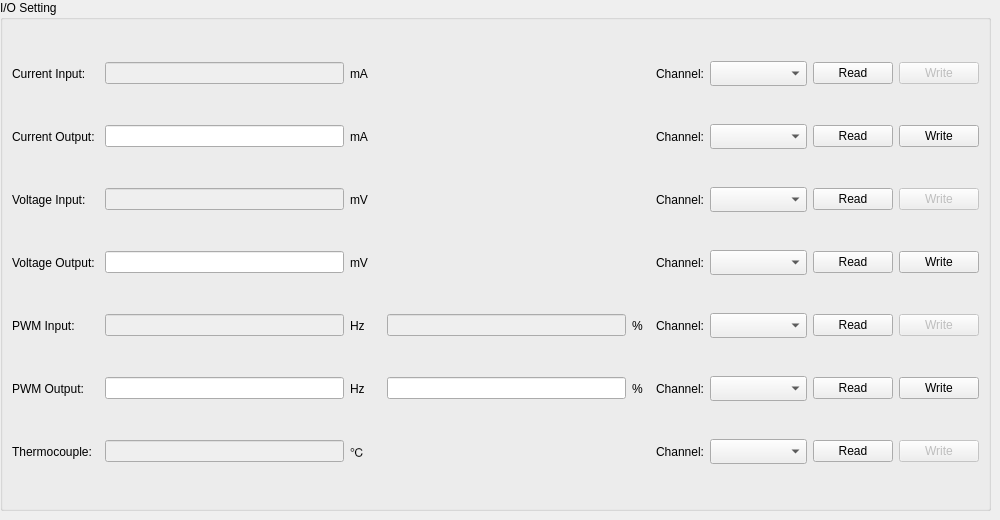
    <widget class="QWidget" name="IO">
     <attribute name="title">
      <string>I/O</string>
     </attribute>
     <widget class="QGroupBox" name="groupBox">
      <property name="geometry">
       <rect>
        <x>0</x>
        <y>0</y>
        <width>991</width>
        <height>511</height>
       </rect>
      </property>
      <property name="sizePolicy">
       <sizepolicy hsizetype="Preferred" vsizetype="Preferred">
        <horstretch>0</horstretch>
        <verstretch>0</verstretch>
       </sizepolicy>
      </property>
      <property name="title">
       <string>I/O Setting</string>
      </property>
      <layout class="QGridLayout" name="gridLayout_2">
       <item row="3" column="1">
        <widget class="QLineEdit" name="voltageOutputLineEdit">
         <property name="enabled">
          <bool>true</bool>
         </property>
        </widget>
       </item>
       <item row="2" column="1">
        <widget class="QLineEdit" name="voltageInputLineEdit">
         <property name="enabled">
          <bool>false</bool>
         </property>
        </widget>
       </item>
       <item row="0" column="2" colspan="2">
        <widget class="QLabel" name="label_38">
         <property name="text">
          <string>mA  </string>
         </property>
        </widget>
       </item>
       <item row="2" column="2">
        <widget class="QLabel" name="label_39">
         <property name="text">
          <string>mV  </string>
         </property>
        </widget>
       </item>
       <item row="6" column="1">
        <widget class="QLineEdit" name="PWMOutputlineEdit">
         <property name="enabled">
          <bool>true</bool>
         </property>
        </widget>
       </item>
       <item row="1" column="2">
        <widget class="QLabel" name="label_42">
         <property name="text">
          <string>mA  </string>
         </property>
        </widget>
       </item>
       <item row="6" column="2">
        <widget class="QLabel" name="label_46">
         <property name="text">
          <string>Hz</string>
         </property>
        </widget>
       </item>
       <item row="1" column="1">
        <widget class="QLineEdit" name="currentOutputLineEdit">
         <property name="enabled">
          <bool>true</bool>
         </property>
        </widget>
       </item>
       <item row="0" column="9">
        <widget class="QPushButton" name="pushButton">
         <property name="enabled">
          <bool>false</bool>
         </property>
         <property name="text">
          <string>Write</string>
         </property>
        </widget>
       </item>
       <item row="6" column="9">
        <widget class="QPushButton" name="PWMOutputPushButton">
         <property name="text">
          <string>Write</string>
         </property>
        </widget>
       </item>
       <item row="3" column="9">
        <widget class="QPushButton" name="voltageOutputPushButton">
         <property name="text">
          <string>Write</string>
         </property>
        </widget>
       </item>
       <item row="2" column="9">
        <widget class="QPushButton" name="pushButton_2">
         <property name="enabled">
          <bool>false</bool>
         </property>
         <property name="text">
          <string>Write</string>
         </property>
        </widget>
       </item>
       <item row="1" column="8">
        <widget class="QPushButton" name="currentOutputReadPushButton">
         <property name="text">
          <string>Read</string>
         </property>
        </widget>
       </item>
       <item row="6" column="8">
        <widget class="QPushButton" name="PwmOutputReadPushButton">
         <property name="text">
          <string>Read</string>
         </property>
        </widget>
       </item>
       <item row="1" column="9">
        <widget class="QPushButton" name="currentOutputPushButton">
         <property name="text">
          <string>Write</string>
         </property>
        </widget>
       </item>
       <item row="3" column="2">
        <widget class="QLabel" name="label_43">
         <property name="text">
          <string>mV  </string>
         </property>
        </widget>
       </item>
       <item row="5" column="2">
        <widget class="QLabel" name="label_44">
         <property name="text">
          <string>Hz</string>
         </property>
        </widget>
       </item>
       <item row="5" column="1">
        <widget class="QLineEdit" name="PWMInputlineEdit">
         <property name="enabled">
          <bool>false</bool>
         </property>
        </widget>
       </item>
       <item row="2" column="7">
        <widget class="QComboBox" name="voltageInputComboBox">
         <property name="minimumSize">
          <size>
           <width>97</width>
           <height>25</height>
          </size>
         </property>
         <property name="maximumSize">
          <size>
           <width>97</width>
           <height>25</height>
          </size>
         </property>
        </widget>
       </item>
       <item row="7" column="1">
        <widget class="QLineEdit" name="thermocopuleLineEdit">
         <property name="enabled">
          <bool>false</bool>
         </property>
        </widget>
       </item>
       <item row="0" column="8">
        <widget class="QPushButton" name="currentInputPushButton">
         <property name="text">
          <string>Read</string>
         </property>
        </widget>
       </item>
       <item row="2" column="8">
        <widget class="QPushButton" name="voltageInputPushButton">
         <property name="text">
          <string>Read</string>
         </property>
        </widget>
       </item>
       <item row="2" column="6">
        <widget class="QLabel" name="label_26">
         <property name="text">
          <string>Channel:</string>
         </property>
        </widget>
       </item>
       <item row="0" column="7">
        <widget class="QComboBox" name="currentInputComboBox">
         <property name="sizePolicy">
          <sizepolicy hsizetype="Fixed" vsizetype="Fixed">
           <horstretch>0</horstretch>
           <verstretch>0</verstretch>
          </sizepolicy>
         </property>
         <property name="minimumSize">
          <size>
           <width>97</width>
           <height>25</height>
          </size>
         </property>
         <property name="maximumSize">
          <size>
           <width>97</width>
           <height>25</height>
          </size>
         </property>
        </widget>
       </item>
       <item row="1" column="6">
        <widget class="QLabel" name="label_33">
         <property name="text">
          <string>Channel:</string>
         </property>
        </widget>
       </item>
       <item row="1" column="7">
        <widget class="QComboBox" name="currentOutputComboBox">
         <property name="sizePolicy">
          <sizepolicy hsizetype="Fixed" vsizetype="Fixed">
           <horstretch>0</horstretch>
           <verstretch>0</verstretch>
          </sizepolicy>
         </property>
         <property name="minimumSize">
          <size>
           <width>97</width>
           <height>25</height>
          </size>
         </property>
         <property name="maximumSize">
          <size>
           <width>97</width>
           <height>25</height>
          </size>
         </property>
        </widget>
       </item>
       <item row="1" column="0">
        <widget class="QLabel" name="label_32">
         <property name="text">
          <string>Current Output:</string>
         </property>
        </widget>
       </item>
       <item row="2" column="0">
        <widget class="QLabel" name="label_25">
         <property name="text">
          <string>Voltage Input: </string>
         </property>
        </widget>
       </item>
       <item row="0" column="6">
        <widget class="QLabel" name="label_24">
         <property name="text">
          <string>Channel:</string>
         </property>
        </widget>
       </item>
       <item row="0" column="1">
        <widget class="QLineEdit" name="currentInputLineEdit">
         <property name="enabled">
          <bool>false</bool>
         </property>
        </widget>
       </item>
       <item row="0" column="0">
        <widget class="QLabel" name="label_23">
         <property name="text">
          <string>Current Input: </string>
         </property>
        </widget>
       </item>
       <item row="5" column="4">
        <widget class="QLineEdit" name="PWMInputlineEdit2">
         <property name="enabled">
          <bool>false</bool>
         </property>
        </widget>
       </item>
       <item row="5" column="5">
        <widget class="QLabel" name="label_40">
         <property name="text">
          <string>%  </string>
         </property>
        </widget>
       </item>
       <item row="5" column="0">
        <widget class="QLabel" name="label_28">
         <property name="text">
          <string>PWM Input:     </string>
         </property>
        </widget>
       </item>
       <item row="6" column="0">
        <widget class="QLabel" name="label_36">
         <property name="text">
          <string>PWM Output:    </string>
         </property>
        </widget>
       </item>
       <item row="5" column="8">
        <widget class="QPushButton" name="PWMInputPushButton">
         <property name="text">
          <string>Read</string>
         </property>
        </widget>
       </item>
       <item row="5" column="6">
        <widget class="QLabel" name="label_29">
         <property name="text">
          <string>Channel:</string>
         </property>
        </widget>
       </item>
       <item row="3" column="0">
        <widget class="QLabel" name="label_34">
         <property name="text">
          <string>Voltage Output:</string>
         </property>
        </widget>
       </item>
       <item row="3" column="7">
        <widget class="QComboBox" name="voltageOutputcomboBox">
         <property name="minimumSize">
          <size>
           <width>97</width>
           <height>25</height>
          </size>
         </property>
         <property name="maximumSize">
          <size>
           <width>97</width>
           <height>25</height>
          </size>
         </property>
        </widget>
       </item>
       <item row="3" column="6">
        <widget class="QLabel" name="label_35">
         <property name="text">
          <string>Channel:</string>
         </property>
        </widget>
       </item>
       <item row="6" column="7">
        <widget class="QComboBox" name="PWMOutputComboBox">
         <property name="minimumSize">
          <size>
           <width>97</width>
           <height>25</height>
          </size>
         </property>
         <property name="maximumSize">
          <size>
           <width>97</width>
           <height>25</height>
          </size>
         </property>
        </widget>
       </item>
       <item row="6" column="4">
        <widget class="QLineEdit" name="PWMOutputLineEdit2">
         <property name="enabled">
          <bool>true</bool>
         </property>
        </widget>
       </item>
       <item row="7" column="0">
        <widget class="QLabel" name="label_30">
         <property name="text">
          <string>Thermocouple:  </string>
         </property>
        </widget>
       </item>
       <item row="6" column="5">
        <widget class="QLabel" name="label_47">
         <property name="text">
          <string>%  </string>
         </property>
        </widget>
       </item>
       <item row="5" column="7">
        <widget class="QComboBox" name="PWMInputComboBox">
         <property name="minimumSize">
          <size>
           <width>97</width>
           <height>25</height>
          </size>
         </property>
         <property name="maximumSize">
          <size>
           <width>97</width>
           <height>25</height>
          </size>
         </property>
        </widget>
       </item>
       <item row="7" column="8">
        <widget class="QPushButton" name="thermocoupleInputPushButton">
         <property name="text">
          <string>Read</string>
         </property>
        </widget>
       </item>
       <item row="7" column="6">
        <widget class="QLabel" name="label_31">
         <property name="text">
          <string>Channel:</string>
         </property>
        </widget>
       </item>
       <item row="6" column="6">
        <widget class="QLabel" name="label_37">
         <property name="text">
          <string>Channel:</string>
         </property>
        </widget>
       </item>
       <item row="7" column="7">
        <widget class="QComboBox" name="thermocoupleComboBox">
         <property name="minimumSize">
          <size>
           <width>97</width>
           <height>25</height>
          </size>
         </property>
         <property name="maximumSize">
          <size>
           <width>97</width>
           <height>25</height>
          </size>
         </property>
        </widget>
       </item>
       <item row="7" column="2">
        <widget class="QLabel" name="label_41">
         <property name="text">
          <string>℃  </string>
         </property>
        </widget>
       </item>
       <item row="5" column="9">
        <widget class="QPushButton" name="pushButton_4">
         <property name="enabled">
          <bool>false</bool>
         </property>
         <property name="text">
          <string>Write</string>
         </property>
        </widget>
       </item>
       <item row="7" column="9">
        <widget class="QPushButton" name="pushButton_5">
         <property name="enabled">
          <bool>false</bool>
         </property>
         <property name="text">
          <string>Write</string>
         </property>
        </widget>
       </item>
       <item row="3" column="8">
        <widget class="QPushButton" name="rvPshBtn">
         <property name="text">
          <string>Read</string>
         </property>
        </widget>
       </item>
      </layout>
     </widget>
    </widget>
